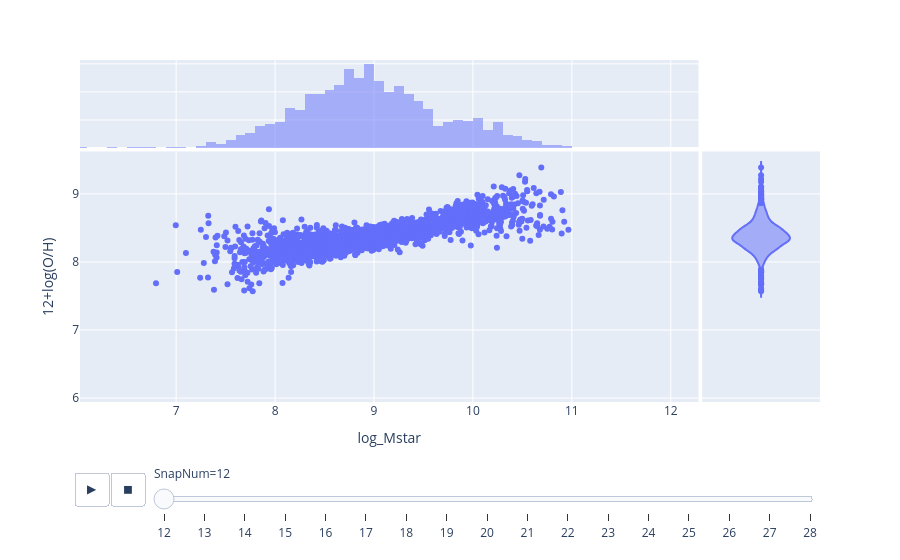

Notebook code cell kept with this figure:
### Code cell
# Ploteo de algunas magnitudes

df_final = (
    new_data
    .select([
        pl.col("SnapNum"),
        pl.col("Stars_Mass").log10().alias("log_Mstar"),
        pl.col("BlackHoleMass").log10().alias("log_MBH"),
        pl.col('12+log(O/H)')
    ])
    .to_pandas() # Aquí debería funcionar si tienes pyarrow
)



fig = px.scatter(
    df_final, 
    x="log_Mstar", 
    y="12+log(O/H)", 
    animation_frame="SnapNum",  # Crea el slider temporal
    #color="SnapNum",            # Opcional: para ver el gradiente
    marginal_x="histogram",     # Distribución de X arriba
    marginal_y="violin",        # Distribución de Y a la derecha
    hover_name="SnapNum",
    range_x=[df_final["log_Mstar"].min(), df_final["log_Mstar"].max()],
    range_y=[df_final["12+log(O/H)"].min(), df_final["12+log(O/H)"].max()]
)

fig.show()

### Figure 1 — Plotly figure (JSON) as saved in the notebook; plotly's stock layout.template omitted (floating-point values rounded to 4 significant figures; data arrays with more than 128 entries replaced by an {"elided": "..."} marker saying what was removed)
{"data": [{"hovertemplate": "<b>%{hovertext}</b><br><br>SnapNum=12<br>log_Mstar=%{x}<br>12+log(O/H)=%{y}<extra></extra>", "hovertext": {"elided": "2166 float values"}, "legendgroup": "", "marker": {"color": "#636efa", "symbol": "circle"}, "mode": "markers", "name": "", "orientation": "v", "showlegend": false, "type": "scatter", "x": {"elided": "2166 float values"}, "xaxis": "x", "y": {"elided": "2166 float values"}, "yaxis": "y"}, {"bingroup": "x", "hovertemplate": "SnapNum=12<br>log_Mstar=%{x}<br>count=%{y}<extra></extra>", "legendgroup": "", "marker": {"color": "#636efa"}, "name": "", "opacity": 0.5, "showlegend": false, "type": "histogram", "x": {"elided": "2166 float values"}, "xaxis": "x3", "yaxis": "y3"}, {"hovertemplate": "<b>%{hovertext}</b><br><br>SnapNum=12<br>12+log(O/H)=%{y}<extra></extra>", "hovertext": {"elided": "2166 float values"}, "legendgroup": "", "marker": {"color": "#636efa", "symbol": "circle"}, "name": "", "scalegroup": "y", "showlegend": false, "type": "violin", "xaxis": "x2", "y": {"elided": "2166 float values"}, "yaxis": "y2"}], "layout": {"barmode": "overlay", "legend": {"tracegroupgap": 0}, "margin": {"t": 60}, "sliders": [{"active": 0, "currentvalue": {"prefix": "SnapNum="}, "len": 0.9, "pad": {"b": 10, "t": 60}, "steps": [{"args": [["12"], {"frame": {"duration": 0, "redraw": false}, "fromcurrent": true, "mode": "immediate", "transition": {"duration": 0, "easing": "linear"}}], "label": "12", "method": "animate"}, {"args": [["13"], {"frame": {"duration": 0, "redraw": false}, "fromcurrent": true, "mode": "immediate", "transition": {"duration": 0, "easing": "linear"}}], "label": "13", "method": "animate"}, {"args": [["14"], {"frame": {"duration": 0, "redraw": false}, "fromcurrent": true, "mode": "immediate", "transition": {"duration": 0, "easing": "linear"}}], "label": "14", "method": "animate"}, {"args": [["15"], {"frame": {"duration": 0, "redraw": false}, "fromcurrent": true, "mode": "immediate", "transition": {"duration": 0, "easing": "linear"}}], "label": "15", "method": "animate"}, {"args": [["16"], {"frame": {"duration": 0, "redraw": false}, "fromcurrent": true, "mode": "immediate", "transition": {"duration": 0, "easing": "linear"}}], "label": "16", "method": "animate"}, {"args": [["17"], {"frame": {"duration": 0, "redraw": false}, "fromcurrent": true, "mode": "immediate", "transition": {"duration": 0, "easing": "linear"}}], "label": "17", "method": "animate"}, {"args": [["18"], {"frame": {"duration": 0, "redraw": false}, "fromcurrent": true, "mode": "immediate", "transition": {"duration": 0, "easing": "linear"}}], "label": "18", "method": "animate"}, {"args": [["19"], {"frame": {"duration": 0, "redraw": false}, "fromcurrent": true, "mode": "immediate", "transition": {"duration": 0, "easing": "linear"}}], "label": "19", "method": "animate"}, {"args": [["20"], {"frame": {"duration": 0, "redraw": false}, "fromcurrent": true, "mode": "immediate", "transition": {"duration": 0, "easing": "linear"}}], "label": "20", "method": "animate"}, {"args": [["21"], {"frame": {"duration": 0, "redraw": false}, "fromcurrent": true, "mode": "immediate", "transition": {"duration": 0, "easing": "linear"}}], "label": "21", "method": "animate"}, {"args": [["22"], {"frame": {"duration": 0, "redraw": false}, "fromcurrent": true, "mode": "immediate", "transition": {"duration": 0, "easing": "linear"}}], "label": "22", "method": "animate"}, {"args": [["23"], {"frame": {"duration": 0, "redraw": false}, "fromcurrent": true, "mode": "immediate", "transition": {"duration": 0, "easing": "linear"}}], "label": "23", "method": "animate"}, {"args": [["24"], {"frame": {"duration": 0, "redraw": false}, "fromcurrent": true, "mode": "immediate", "transition": {"duration": 0, "easing": "linear"}}], "label": "24", "method": "animate"}, {"args": [["25"], {"frame": {"duration": 0, "redraw": false}, "fromcurrent": true, "mode": "immediate", "transition": {"duration": 0, "easing": "linear"}}], "label": "25", "method": "animate"}, {"args": [["26"], {"frame": {"duration": 0, "redraw": false}, "fromcurrent": true, "mode": "immediate", "transition": {"duration": 0, "easing": "linear"}}], "label": "26", "method": "animate"}, {"args": [["27"], {"frame": {"duration": 0, "redraw": false}, "fromcurrent": true, "mode": "immediate", "transition": {"duration": 0, "easing": "linear"}}], "label": "27", "method": "animate"}, {"args": [["28"], {"frame": {"duration": 0, "redraw": false}, "fromcurrent": true, "mode": "immediate", "transition": {"duration": 0, "easing": "linear"}}], "label": "28", "method": "animate"}], "x": 0.1, "xanchor": "left", "y": 0, "yanchor": "top"}], "updatemenus": [{"buttons": [{"args": [null, {"frame": {"duration": 500, "redraw": false}, "fromcurrent": true, "mode": "immediate", "transition": {"duration": 500, "easing": "linear"}}], "label": "&#9654;", "method": "animate"}, {"args": [[null], {"frame": {"duration": 0, "redraw": false}, "fromcurrent": true, "mode": "immediate", "transition": {"duration": 0, "easing": "linear"}}], "label": "&#9724;", "method": "animate"}], "direction": "left", "pad": {"r": 10, "t": 70}, "showactive": false, "type": "buttons", "x": 0.1, "xanchor": "right", "y": 0, "yanchor": "top"}], "xaxis": {"anchor": "y", "domain": [0, 0.8358], "range": [6.028, 12.28], "title": {"text": "log_Mstar"}}, "xaxis2": {"anchor": "y2", "domain": [0.8408, 1], "matches": "x2", "showgrid": false, "showline": false, "showticklabels": false, "ticks": ""}, "xaxis3": {"anchor": "y3", "domain": [0, 0.8358], "matches": "x", "showgrid": true, "showticklabels": false}, "xaxis4": {"anchor": "y4", "domain": [0.8408, 1], "matches": "x2", "showgrid": false, "showline": false, "showticklabels": false, "ticks": ""}, "yaxis": {"anchor": "x", "domain": [0, 0.7326], "range": [5.942, 9.624], "title": {"text": "12+log(O/H)"}}, "yaxis2": {"anchor": "x2", "domain": [0, 0.7326], "matches": "y", "showgrid": true, "showticklabels": false}, "yaxis3": {"anchor": "x3", "domain": [0.7426, 1], "matches": "y3", "showgrid": true, "showline": false, "showticklabels": false, "ticks": ""}, "yaxis4": {"anchor": "x4", "domain": [0.7426, 1], "matches": "y3", "showgrid": true, "showline": false, "showticklabels": false, "ticks": ""}}}
